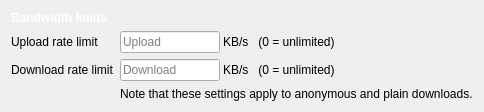
                <widget class="QWidget" name="settings_bandwidth_tab">
                 <layout class="QFormLayout" name="formLayout">
                  <property name="fieldGrowthPolicy">
                   <enum>QFormLayout::ExpandingFieldsGrow</enum>
                  </property>
                  <property name="labelAlignment">
                   <set>Qt::AlignLeading|Qt::AlignLeft|Qt::AlignTop</set>
                  </property>
                  <property name="formAlignment">
                   <set>Qt::AlignLeading|Qt::AlignLeft|Qt::AlignTop</set>
                  </property>
                  <item row="0" column="0">
                   <widget class="QLabel" name="tribler_profile_header_label">
                    <property name="styleSheet">
                     <string notr="true">font-weight: bold;
color: white;</string>
                    </property>
                    <property name="text">
                     <string>Bandwidth limits</string>
                    </property>
                   </widget>
                  </item>
                  <item row="2" column="0">
                   <widget class="QLabel" name="label_2">
                    <property name="styleSheet">
                     <string notr="true"/>
                    </property>
                    <property name="text">
                     <string>Upload rate limit</string>
                    </property>
                   </widget>
                  </item>
                  <item row="2" column="1">
                   <widget class="QWidget" name="widget_4" native="true">
                    <property name="minimumSize">
                     <size>
                      <width>0</width>
                      <height>0</height>
                     </size>
                    </property>
                    <layout class="QHBoxLayout" name="horizontalLayout_24">
                     <property name="spacing">
                      <number>3</number>
                     </property>
                     <property name="leftMargin">
                      <number>0</number>
                     </property>
                     <property name="topMargin">
                      <number>0</number>
                     </property>
                     <property name="rightMargin">
                      <number>0</number>
                     </property>
                     <property name="bottomMargin">
                      <number>0</number>
                     </property>
                     <item>
                      <widget class="QLineEdit" name="upload_rate_limit_input">
                       <property name="sizePolicy">
                        <sizepolicy hsizetype="Fixed" vsizetype="Fixed">
                         <horstretch>0</horstretch>
                         <verstretch>0</verstretch>
                        </sizepolicy>
                       </property>
                       <property name="minimumSize">
                        <size>
                         <width>100</width>
                         <height>0</height>
                        </size>
                       </property>
                       <property name="maximumSize">
                        <size>
                         <width>100</width>
                         <height>16777215</height>
                        </size>
                       </property>
                       <property name="styleSheet">
                        <string notr="true"/>
                       </property>
                       <property name="placeholderText">
                        <string>Upload</string>
                       </property>
                      </widget>
                     </item>
                     <item>
                      <widget class="QLabel" name="label_16">
                       <property name="styleSheet">
                        <string notr="true"/>
                       </property>
                       <property name="text">
                        <string>KB/s   (0 = unlimited)</string>
                       </property>
                      </widget>
                     </item>
                    </layout>
                   </widget>
                  </item>
                  <item row="3" column="0">
                   <widget class="QLabel" name="label_17">
                    <property name="styleSheet">
                     <string notr="true"/>
                    </property>
                    <property name="text">
                     <string>Download rate limit</string>
                    </property>
                   </widget>
                  </item>
                  <item row="5" column="1">
                   <widget class="QLabel" name="label_6">
                    <property name="sizePolicy">
                     <sizepolicy hsizetype="MinimumExpanding" vsizetype="Preferred">
                      <horstretch>0</horstretch>
                      <verstretch>0</verstretch>
                     </sizepolicy>
                    </property>
                    <property name="styleSheet">
                     <string notr="true"/>
                    </property>
                    <property name="text">
                     <string>Note that these settings apply to anonymous and plain downloads.</string>
                    </property>
                   </widget>
                  </item>
                  <item row="3" column="1">
                   <widget class="QWidget" name="widget_5" native="true">
                    <property name="minimumSize">
                     <size>
                      <width>0</width>
                      <height>0</height>
                     </size>
                    </property>
                    <layout class="QHBoxLayout" name="horizontalLayout_25">
                     <property name="spacing">
                      <number>3</number>
                     </property>
                     <property name="leftMargin">
                      <number>0</number>
                     </property>
                     <property name="topMargin">
                      <number>0</number>
                     </property>
                     <property name="rightMargin">
                      <number>0</number>
                     </property>
                     <property name="bottomMargin">
                      <number>0</number>
                     </property>
                     <item>
                      <widget class="QLineEdit" name="download_rate_limit_input">
                       <property name="sizePolicy">
                        <sizepolicy hsizetype="Fixed" vsizetype="Fixed">
                         <horstretch>0</horstretch>
                         <verstretch>0</verstretch>
                        </sizepolicy>
                       </property>
                       <property name="minimumSize">
                        <size>
                         <width>100</width>
                         <height>0</height>
                        </size>
                       </property>
                       <property name="maximumSize">
                        <size>
                         <width>100</width>
                         <height>16777215</height>
                        </size>
                       </property>
                       <property name="styleSheet">
                        <string notr="true"/>
                       </property>
                       <property name="placeholderText">
                        <string>Download</string>
                       </property>
                      </widget>
                     </item>
                     <item>
                      <widget class="QLabel" name="label_18">
                       <property name="styleSheet">
                        <string notr="true"/>
                       </property>
                       <property name="text">
                        <string>KB/s   (0 = unlimited)</string>
                       </property>
                      </widget>
                     </item>
                    </layout>
                   </widget>
                  </item>
                 </layout>
                </widget>
